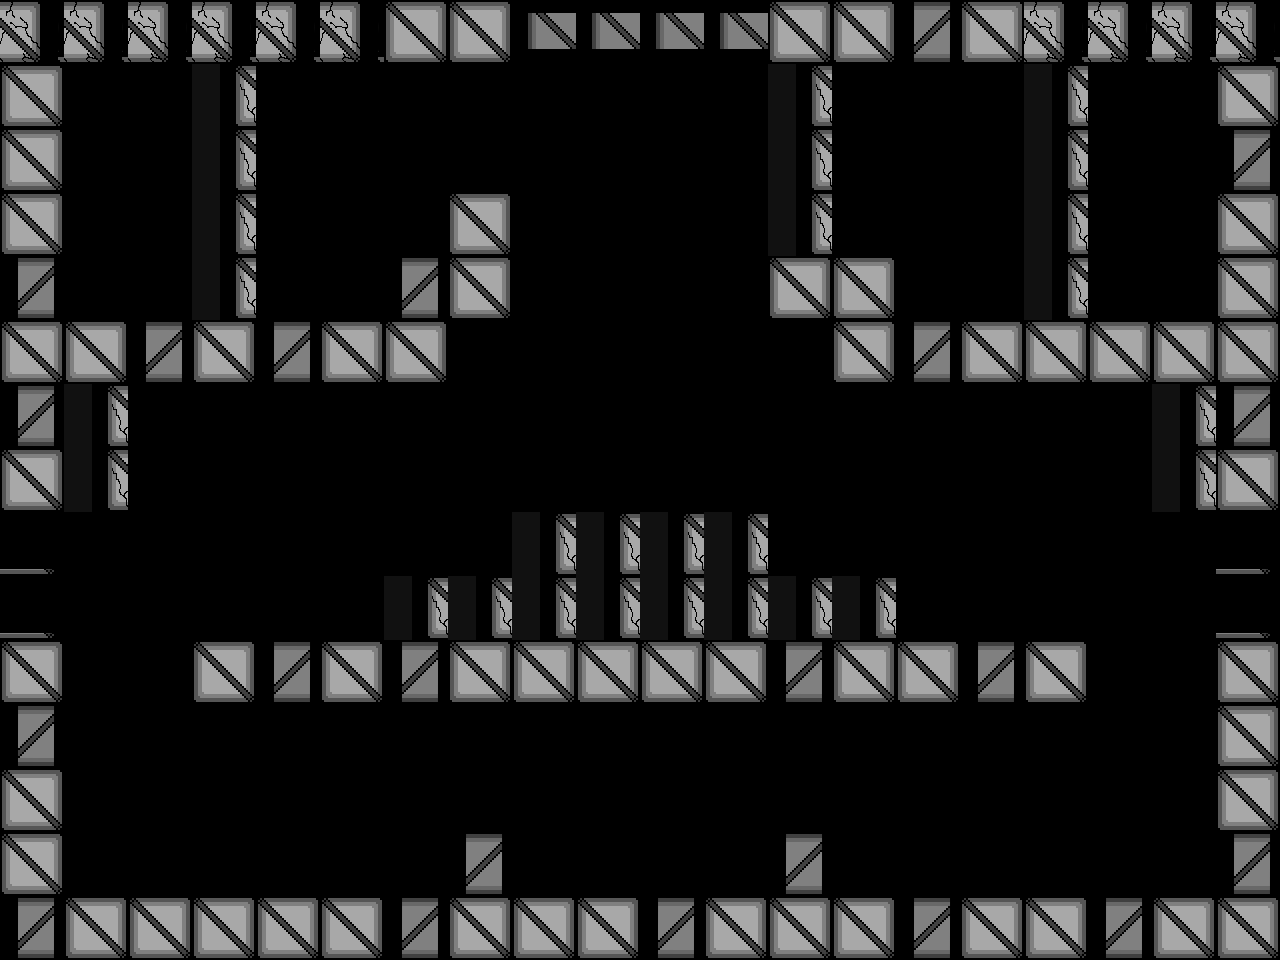

This game map was drawn from its Tiled (.tmx) file and the tilesets committed beside it. A one-line description and the trimmed map source follow:
An orthogonal 20x15 tile map with 64x64 px tiles, 1 tile layer (Tile Layer 2) and 7 objects (2x HealthUp, ScrollingBackground, Player, Assassin, Newborn, ...).

<map version="1.0" tiledversion="1.1.1" orientation="orthogonal" renderorder="right-down" width="20" height="15" tilewidth="64" tileheight="64" infinite="0" nextobjectid="98">
 <properties>
  <property name="assassin" value="assets/assasin_rightLeftSpritesheet.png" />
  <property name="backgroundEasy" value="assets/backgroundEasy.png" />
  <property name="backgroundHard" value="assets/backgroundHard.png" />
  <property name="backgroundMedium" value="assets/backgroundMedium.png" />
  <property name="boss" value="assets/boss.png" />
  <property name="bossexplosion" value="assets/bossexplosion.png" />
  <property name="damageUp" value="assets/metalBoxCoin.png" />
  <property name="explosion" value="assets/explosion.png" />
  <property name="firingRateUp" value="assets/metalBoxCoin.png" />
  <property name="healthUp" value="assets/metalBoxHeart.png" />
  <property name="largeexplosion" value="assets/largeexplosion.png" />
  <property name="loading" value="assets/loading.png" />
  <property name="moveSpeedUp" value="assets/metalBoxCoin.png" />
  <property name="newborn" value="assets/newborn_spritesheet(h54_w62).png" />
  <property name="player" value="assets/playerSpriteSheetTemp.png" />
  <property name="reward" value="assets/reward1.png" />
  <property name="smallexplosion" value="assets/smallexplosion.png" />
  <property name="uno" value="assets/uno_Static.png" />
 </properties>
 <tileset firstgid="1" name="blocks1" tilewidth="64" tileheight="64" tilecount="14" columns="14">
  <image source="blocks1.png" width="900" height="64" />
 </tileset>
 <objectgroup color="#00ff00" name="Object Layer 1">
  <object id="59" name="Background" type="ScrollingBackground" x="0" y="0" width="64" height="64">
   <properties>
    <property name="numFrames" value="1" />
    <property name="textureHeight" value="960" />
    <property name="textureID" value="backgroundEasy" />
    <property name="textureWidth" value="1280" />
   </properties>
  </object>
  <object id="55" name="Player1" type="Player" x="624.484" y="751.368" width="34" height="64">
   <properties>
    <property name="numFrames" value="6" />
    <property name="textureHeight" value="60" />
    <property name="textureID" value="player" />
    <property name="textureWidth" value="34" />
   </properties>
  </object>
  <object id="63" name="HealthUp" type="HealthUp" x="1119.34" y="154.485" width="64" height="64">
   <properties>
    <property name="numFrames" value="1" />
    <property name="textureHeight" value="64" />
    <property name="textureID" value="healthUp" />
    <property name="textureWidth" value="64" />
   </properties>
  </object>
  <object id="89" name="Assassin1" type="Assassin" x="592.742" y="276.803" width="99" height="99">
   <properties>
    <property name="numFrames" value="4" />
    <property name="textureHeight" value="100" />
    <property name="textureID" value="assassin" />
    <property name="textureWidth" value="100" />
   </properties>
  </object>
  <object id="92" name="Newborn1" type="Newborn" x="298.575" y="119.061" width="62" height="54">
   <properties>
    <property name="numFrames" value="2" />
    <property name="textureHeight" value="54" />
    <property name="textureID" value="newborn" />
    <property name="textureWidth" value="62" />
   </properties>
  </object>
  <object id="94" name="Uno1" type="Uno" x="940.14" y="133.166" width="39" height="51">
   <properties>
    <property name="numFrames" value="2" />
    <property name="textureHeight" value="51" />
    <property name="textureID" value="uno" />
    <property name="textureWidth" value="39" />
   </properties>
  </object>
  <object id="97" name="HealthUp" type="HealthUp" x="105.333" y="133.333" width="64" height="64">
   <properties>
    <property name="numFrames" value="1" />
    <property name="textureHeight" value="64" />
    <property name="textureID" value="healthUp" />
    <property name="textureWidth" value="64" />
   </properties>
  </object>
 </objectgroup>
 <layer name="Tile Layer 2" width="20" height="15">
  <properties>
   <property name="collidable" value="" />
  </properties>
  <data>[300 cells, 126 non-empty, 6 distinct tile ids]</data>
 </layer>
</map>
